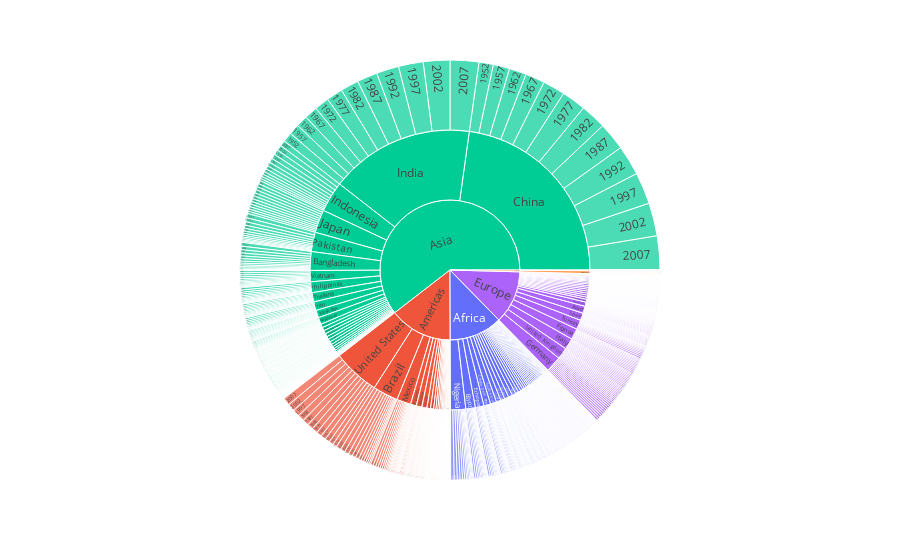

Notebook code cell kept with this figure:
### Code cell
fig = px.sunburst(df, path=['continent', 'country','year'], values='pop', color='continent')

fig.show()

### Figure 1 — Plotly figure (JSON) as saved in the notebook; plotly's stock layout.template omitted (floating-point values rounded to 4 significant figures; data arrays with more than 128 entries replaced by an {"elided": "..."} marker saying what was removed)
{"data": [{"branchvalues": "total", "customdata": {"elided": "1851x1 str values"}, "domain": {"x": [0, 1], "y": [0, 1]}, "hovertemplate": "labels=%{label}<br>pop=%{value}<br>parent=%{parent}<br>id=%{id}<br>continent=%{customdata[0]}<extra></extra>", "ids": {"elided": "1851 str values"}, "labels": {"elided": "1851 str values"}, "marker": {"colors": {"elided": "1851 str values"}}, "name": "", "parents": {"elided": "1851 str values"}, "type": "sunburst", "values": {"elided": "1851 float values"}}], "layout": {"legend": {"tracegroupgap": 0}, "margin": {"t": 60}}}
